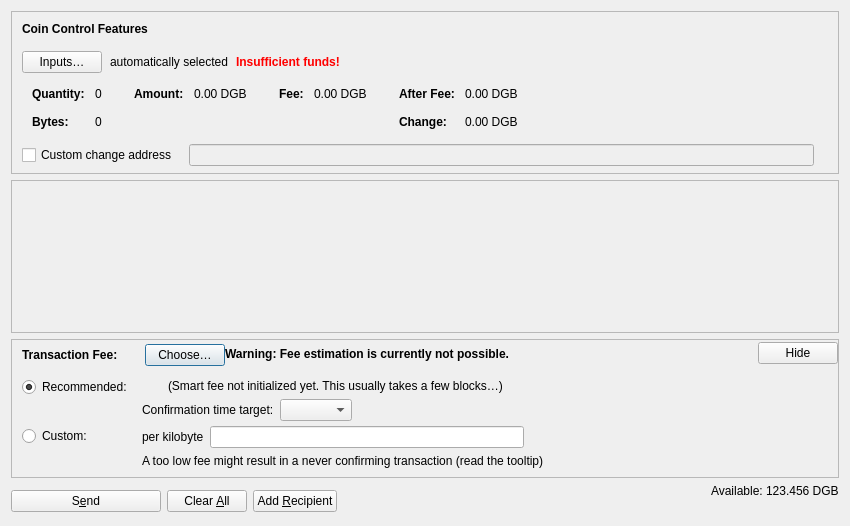
<?xml version="1.0" encoding="UTF-8"?>
<ui version="4.0">
 <class>SendCoinsDialog</class>
 <widget class="QDialog" name="SendCoinsDialog">
  <property name="geometry">
   <rect>
    <x>0</x>
    <y>0</y>
    <width>850</width>
    <height>526</height>
   </rect>
  </property>
  <property name="windowTitle">
   <string>Send Coins</string>
  </property>
  <layout class="QVBoxLayout" name="verticalLayout" stretch="0,1,0,0">
   <property name="bottomMargin">
    <number>8</number>
   </property>
   <item>
    <widget class="QFrame" name="frameCoinControl">
     <property name="sizePolicy">
      <sizepolicy hsizetype="Expanding" vsizetype="Expanding">
       <horstretch>0</horstretch>
       <verstretch>0</verstretch>
      </sizepolicy>
     </property>
     <property name="maximumSize">
      <size>
       <width>16777215</width>
       <height>16777215</height>
      </size>
     </property>
     <property name="frameShape">
      <enum>QFrame::StyledPanel</enum>
     </property>
     <property name="frameShadow">
      <enum>QFrame::Sunken</enum>
     </property>
     <layout class="QVBoxLayout" name="verticalLayoutCoinControl2">
      <property name="spacing">
       <number>0</number>
      </property>
      <property name="leftMargin">
       <number>0</number>
      </property>
      <property name="topMargin">
       <number>0</number>
      </property>
      <property name="rightMargin">
       <number>0</number>
      </property>
      <property name="bottomMargin">
       <number>6</number>
      </property>
      <item>
       <layout class="QVBoxLayout" name="verticalLayoutCoinControl" stretch="0,0,0,0,1">
        <property name="spacing">
         <number>0</number>
        </property>
        <property name="leftMargin">
         <number>10</number>
        </property>
        <property name="topMargin">
         <number>10</number>
        </property>
        <item>
         <layout class="QHBoxLayout" name="horizontalLayoutCoinControl1">
          <property name="bottomMargin">
           <number>15</number>
          </property>
          <item>
           <widget class="QLabel" name="labelCoinControlFeatures">
            <property name="sizePolicy">
             <sizepolicy hsizetype="Preferred" vsizetype="Maximum">
              <horstretch>0</horstretch>
              <verstretch>0</verstretch>
             </sizepolicy>
            </property>
            <property name="font">
             <font>
              <weight>75</weight>
              <bold>true</bold>
             </font>
            </property>
            <property name="styleSheet">
             <string notr="true">font-weight:bold;</string>
            </property>
            <property name="text">
             <string>Coin Control Features</string>
            </property>
           </widget>
          </item>
         </layout>
        </item>
        <item>
         <layout class="QHBoxLayout" name="horizontalLayoutCoinControl2" stretch="0,0,0,0">
          <property name="spacing">
           <number>8</number>
          </property>
          <property name="bottomMargin">
           <number>10</number>
          </property>
          <item>
           <widget class="QPushButton" name="pushButtonCoinControl">
            <property name="styleSheet">
             <string notr="true"/>
            </property>
            <property name="text">
             <string>Inputs…</string>
            </property>
            <property name="autoDefault">
             <bool>false</bool>
            </property>
           </widget>
          </item>
          <item>
           <widget class="QLabel" name="labelCoinControlAutomaticallySelected">
            <property name="text">
             <string>automatically selected</string>
            </property>
            <property name="margin">
             <number>5</number>
            </property>
           </widget>
          </item>
          <item>
           <widget class="QLabel" name="labelCoinControlInsuffFunds">
            <property name="font">
             <font>
              <weight>75</weight>
              <bold>true</bold>
             </font>
            </property>
            <property name="styleSheet">
             <string notr="true">color:red;font-weight:bold;</string>
            </property>
            <property name="text">
             <string>Insufficient funds!</string>
            </property>
            <property name="margin">
             <number>5</number>
            </property>
           </widget>
          </item>
          <item>
           <spacer name="horizontalSpacerCoinControl">
            <property name="orientation">
             <enum>Qt::Horizontal</enum>
            </property>
            <property name="sizeHint" stdset="0">
             <size>
              <width>40</width>
              <height>1</height>
             </size>
            </property>
           </spacer>
          </item>
         </layout>
        </item>
        <item>
         <widget class="QWidget" name="widgetCoinControl" native="true">
          <property name="sizePolicy">
           <sizepolicy hsizetype="Preferred" vsizetype="Preferred">
            <horstretch>0</horstretch>
            <verstretch>0</verstretch>
           </sizepolicy>
          </property>
          <property name="minimumSize">
           <size>
            <width>0</width>
            <height>0</height>
           </size>
          </property>
          <property name="styleSheet">
           <string notr="true"/>
          </property>
          <layout class="QHBoxLayout" name="horizontalLayoutCoinControl5">
           <property name="leftMargin">
            <number>0</number>
           </property>
           <property name="topMargin">
            <number>0</number>
           </property>
           <property name="rightMargin">
            <number>0</number>
           </property>
           <property name="bottomMargin">
            <number>0</number>
           </property>
           <item>
            <layout class="QHBoxLayout" name="horizontalLayoutCoinControl3" stretch="0,0,0,1">
             <property name="spacing">
              <number>20</number>
             </property>
             <property name="topMargin">
              <number>0</number>
             </property>
             <property name="bottomMargin">
              <number>10</number>
             </property>
             <item>
              <layout class="QFormLayout" name="formLayoutCoinControl1">
               <property name="labelAlignment">
                <set>Qt::AlignLeft|Qt::AlignVCenter</set>
               </property>
               <property name="horizontalSpacing">
                <number>10</number>
               </property>
               <property name="verticalSpacing">
                <number>14</number>
               </property>
               <property name="leftMargin">
                <number>10</number>
               </property>
               <property name="topMargin">
                <number>4</number>
               </property>
               <property name="rightMargin">
                <number>6</number>
               </property>
               <item row="0" column="0">
                <widget class="QLabel" name="labelCoinControlQuantityText">
                 <property name="font">
                  <font>
                   <weight>75</weight>
                   <bold>true</bold>
                  </font>
                 </property>
                 <property name="text">
                  <string>Quantity:</string>
                 </property>
                 <property name="margin">
                  <number>0</number>
                 </property>
                </widget>
               </item>
               <item row="0" column="1">
                <widget class="QLabel" name="labelCoinControlQuantity">
                 <property name="cursor">
                  <cursorShape>IBeamCursor</cursorShape>
                 </property>
                 <property name="contextMenuPolicy">
                  <enum>Qt::ActionsContextMenu</enum>
                 </property>
                 <property name="text">
                  <string notr="true">0</string>
                 </property>
                 <property name="margin">
                  <number>0</number>
                 </property>
                 <property name="textInteractionFlags">
                  <set>Qt::LinksAccessibleByMouse|Qt::TextSelectableByKeyboard|Qt::TextSelectableByMouse</set>
                 </property>
                </widget>
               </item>
               <item row="1" column="0">
                <widget class="QLabel" name="labelCoinControlBytesText">
                 <property name="font">
                  <font>
                   <weight>75</weight>
                   <bold>true</bold>
                  </font>
                 </property>
                 <property name="text">
                  <string>Bytes:</string>
                 </property>
                </widget>
               </item>
               <item row="1" column="1">
                <widget class="QLabel" name="labelCoinControlBytes">
                 <property name="cursor">
                  <cursorShape>IBeamCursor</cursorShape>
                 </property>
                 <property name="contextMenuPolicy">
                  <enum>Qt::ActionsContextMenu</enum>
                 </property>
                 <property name="text">
                  <string notr="true">0</string>
                 </property>
                 <property name="textInteractionFlags">
                  <set>Qt::LinksAccessibleByMouse|Qt::TextSelectableByKeyboard|Qt::TextSelectableByMouse</set>
                 </property>
                </widget>
               </item>
              </layout>
             </item>
             <item>
              <layout class="QFormLayout" name="formLayoutCoinControl2">
               <property name="horizontalSpacing">
                <number>10</number>
               </property>
               <property name="verticalSpacing">
                <number>14</number>
               </property>
               <property name="leftMargin">
                <number>6</number>
               </property>
               <property name="topMargin">
                <number>4</number>
               </property>
               <property name="rightMargin">
                <number>6</number>
               </property>
               <item row="0" column="0">
                <widget class="QLabel" name="labelCoinControlAmountText">
                 <property name="font">
                  <font>
                   <weight>75</weight>
                   <bold>true</bold>
                  </font>
                 </property>
                 <property name="text">
                  <string>Amount:</string>
                 </property>
                 <property name="margin">
                  <number>0</number>
                 </property>
                </widget>
               </item>
               <item row="0" column="1">
                <widget class="QLabel" name="labelCoinControlAmount">
                 <property name="cursor">
                  <cursorShape>IBeamCursor</cursorShape>
                 </property>
                 <property name="contextMenuPolicy">
                  <enum>Qt::ActionsContextMenu</enum>
                 </property>
                 <property name="text">
                  <string notr="true">0.00 DGB</string>
                 </property>
                 <property name="textInteractionFlags">
                  <set>Qt::LinksAccessibleByMouse|Qt::TextSelectableByKeyboard|Qt::TextSelectableByMouse</set>
                 </property>
                </widget>
               </item>
              </layout>
             </item>
             <item>
              <layout class="QFormLayout" name="formLayoutCoinControl3">
               <property name="horizontalSpacing">
                <number>10</number>
               </property>
               <property name="verticalSpacing">
                <number>14</number>
               </property>
               <property name="leftMargin">
                <number>6</number>
               </property>
               <property name="topMargin">
                <number>4</number>
               </property>
               <property name="rightMargin">
                <number>6</number>
               </property>
               <item row="0" column="0">
                <widget class="QLabel" name="labelCoinControlFeeText">
                 <property name="font">
                  <font>
                   <weight>75</weight>
                   <bold>true</bold>
                  </font>
                 </property>
                 <property name="text">
                  <string>Fee:</string>
                 </property>
                 <property name="margin">
                  <number>0</number>
                 </property>
                </widget>
               </item>
               <item row="0" column="1">
                <widget class="QLabel" name="labelCoinControlFee">
                 <property name="cursor">
                  <cursorShape>IBeamCursor</cursorShape>
                 </property>
                 <property name="contextMenuPolicy">
                  <enum>Qt::ActionsContextMenu</enum>
                 </property>
                 <property name="text">
                  <string notr="true">0.00 DGB</string>
                 </property>
                 <property name="textInteractionFlags">
                  <set>Qt::LinksAccessibleByMouse|Qt::TextSelectableByKeyboard|Qt::TextSelectableByMouse</set>
                 </property>
                </widget>
               </item>
              </layout>
             </item>
             <item>
              <layout class="QFormLayout" name="formLayoutCoinControl4">
               <property name="labelAlignment">
                <set>Qt::AlignLeft|Qt::AlignVCenter</set>
               </property>
               <property name="horizontalSpacing">
                <number>10</number>
               </property>
               <property name="verticalSpacing">
                <number>14</number>
               </property>
               <property name="leftMargin">
                <number>6</number>
               </property>
               <property name="topMargin">
                <number>4</number>
               </property>
               <property name="rightMargin">
                <number>6</number>
               </property>
               <item row="0" column="0">
                <widget class="QLabel" name="labelCoinControlAfterFeeText">
                 <property name="font">
                  <font>
                   <weight>75</weight>
                   <bold>true</bold>
                  </font>
                 </property>
                 <property name="text">
                  <string>After Fee:</string>
                 </property>
                 <property name="margin">
                  <number>0</number>
                 </property>
                </widget>
               </item>
               <item row="0" column="1">
                <widget class="QLabel" name="labelCoinControlAfterFee">
                 <property name="cursor">
                  <cursorShape>IBeamCursor</cursorShape>
                 </property>
                 <property name="contextMenuPolicy">
                  <enum>Qt::ActionsContextMenu</enum>
                 </property>
                 <property name="text">
                  <string notr="true">0.00 DGB</string>
                 </property>
                 <property name="textInteractionFlags">
                  <set>Qt::LinksAccessibleByMouse|Qt::TextSelectableByKeyboard|Qt::TextSelectableByMouse</set>
                 </property>
                </widget>
               </item>
               <item row="1" column="0">
                <widget class="QLabel" name="labelCoinControlChangeText">
                 <property name="font">
                  <font>
                   <weight>75</weight>
                   <bold>true</bold>
                  </font>
                 </property>
                 <property name="text">
                  <string>Change:</string>
                 </property>
                </widget>
               </item>
               <item row="1" column="1">
                <widget class="QLabel" name="labelCoinControlChange">
                 <property name="cursor">
                  <cursorShape>IBeamCursor</cursorShape>
                 </property>
                 <property name="contextMenuPolicy">
                  <enum>Qt::ActionsContextMenu</enum>
                 </property>
                 <property name="text">
                  <string notr="true">0.00 DGB</string>
                 </property>
                 <property name="textInteractionFlags">
                  <set>Qt::LinksAccessibleByMouse|Qt::TextSelectableByKeyboard|Qt::TextSelectableByMouse</set>
                 </property>
                </widget>
               </item>
              </layout>
             </item>
            </layout>
           </item>
          </layout>
         </widget>
        </item>
        <item>
         <layout class="QHBoxLayout" name="horizontalLayoutCoinControl4" stretch="0,0,0">
          <property name="spacing">
           <number>12</number>
          </property>
          <property name="sizeConstraint">
           <enum>QLayout::SetDefaultConstraint</enum>
          </property>
          <property name="topMargin">
           <number>5</number>
          </property>
          <property name="rightMargin">
           <number>5</number>
          </property>
          <item>
           <widget class="QCheckBox" name="checkBoxCoinControlChange">
            <property name="toolTip">
             <string>If this is activated, but the change address is empty or invalid, change will be sent to a newly generated address.</string>
            </property>
            <property name="text">
             <string>Custom change address</string>
            </property>
           </widget>
          </item>
          <item>
           <widget class="QValidatedLineEdit" name="lineEditCoinControlChange">
            <property name="enabled">
             <bool>false</bool>
            </property>
            <property name="sizePolicy">
             <sizepolicy hsizetype="Expanding" vsizetype="Fixed">
              <horstretch>0</horstretch>
              <verstretch>0</verstretch>
             </sizepolicy>
            </property>
           </widget>
          </item>
          <item>
           <widget class="QLabel" name="labelCoinControlChangeLabel">
            <property name="sizePolicy">
             <sizepolicy hsizetype="Preferred" vsizetype="Expanding">
              <horstretch>0</horstretch>
              <verstretch>0</verstretch>
             </sizepolicy>
            </property>
            <property name="minimumSize">
             <size>
              <width>0</width>
              <height>0</height>
             </size>
            </property>
            <property name="text">
             <string/>
            </property>
            <property name="margin">
             <number>3</number>
            </property>
           </widget>
          </item>
         </layout>
        </item>
        <item>
         <spacer name="verticalSpacerCoinControl">
          <property name="orientation">
           <enum>Qt::Vertical</enum>
          </property>
          <property name="sizeHint" stdset="0">
           <size>
            <width>800</width>
            <height>1</height>
           </size>
          </property>
         </spacer>
        </item>
       </layout>
      </item>
     </layout>
    </widget>
   </item>
   <item>
    <widget class="QScrollArea" name="scrollArea">
     <property name="widgetResizable">
      <bool>true</bool>
     </property>
     <widget class="QWidget" name="scrollAreaWidgetContents">
      <property name="geometry">
       <rect>
        <x>0</x>
        <y>0</y>
        <width>830</width>
        <height>104</height>
       </rect>
      </property>
      <layout class="QVBoxLayout" name="verticalLayout_2" stretch="0,1">
       <property name="leftMargin">
        <number>0</number>
       </property>
       <property name="topMargin">
        <number>0</number>
       </property>
       <property name="rightMargin">
        <number>0</number>
       </property>
       <property name="bottomMargin">
        <number>0</number>
       </property>
       <item>
        <layout class="QVBoxLayout" name="entries">
         <property name="spacing">
          <number>6</number>
         </property>
        </layout>
       </item>
       <item>
        <spacer name="verticalSpacer">
         <property name="orientation">
          <enum>Qt::Vertical</enum>
         </property>
         <property name="sizeHint" stdset="0">
          <size>
           <width>20</width>
           <height>40</height>
          </size>
         </property>
        </spacer>
       </item>
      </layout>
     </widget>
    </widget>
   </item>
   <item>
    <widget class="QFrame" name="frameFee">
     <property name="sizePolicy">
      <sizepolicy hsizetype="Expanding" vsizetype="Expanding">
       <horstretch>0</horstretch>
       <verstretch>0</verstretch>
      </sizepolicy>
     </property>
     <property name="maximumSize">
      <size>
       <width>16777215</width>
       <height>16777215</height>
      </size>
     </property>
     <property name="frameShape">
      <enum>QFrame::StyledPanel</enum>
     </property>
     <property name="frameShadow">
      <enum>QFrame::Sunken</enum>
     </property>
     <layout class="QVBoxLayout" name="verticalLayoutFee1">
      <property name="spacing">
       <number>0</number>
      </property>
      <property name="leftMargin">
       <number>0</number>
      </property>
      <property name="topMargin">
       <number>0</number>
      </property>
      <property name="rightMargin">
       <number>0</number>
      </property>
      <property name="bottomMargin">
       <number>0</number>
      </property>
      <item>
       <layout class="QVBoxLayout" name="verticalLayoutFee2" stretch="0,0,0">
        <property name="spacing">
         <number>0</number>
        </property>
        <property name="leftMargin">
         <number>10</number>
        </property>
        <property name="topMargin">
         <number>0</number>
        </property>
        <item>
         <layout class="QHBoxLayout" name="horizontalLayoutFee1">
          <property name="bottomMargin">
           <number>0</number>
          </property>
          <item>
           <layout class="QVBoxLayout" name="verticalLayoutFee7">
            <property name="spacing">
             <number>0</number>
            </property>
            <item>
             <spacer name="verticalSpacerSmartFee">
              <property name="orientation">
               <enum>Qt::Vertical</enum>
              </property>
              <property name="sizeType">
               <enum>QSizePolicy::Fixed</enum>
              </property>
              <property name="sizeHint" stdset="0">
               <size>
                <width>1</width>
                <height>4</height>
               </size>
              </property>
             </spacer>
            </item>
            <item>
             <layout class="QHBoxLayout" name="horizontalLayoutSmartFee">
              <property name="spacing">
               <number>10</number>
              </property>
              <item>
               <widget class="QLabel" name="labelFeeHeadline">
                <property name="sizePolicy">
                 <sizepolicy hsizetype="Preferred" vsizetype="Maximum">
                  <horstretch>0</horstretch>
                  <verstretch>0</verstretch>
                 </sizepolicy>
                </property>
                <property name="font">
                 <font>
                  <weight>75</weight>
                  <bold>true</bold>
                 </font>
                </property>
                <property name="styleSheet">
                 <string notr="true">font-weight:bold;</string>
                </property>
                <property name="text">
                 <string>Transaction Fee:</string>
                </property>
               </widget>
              </item>
              <item>
               <widget class="QLabel" name="labelFeeMinimized">
                <property name="text">
                 <string/>
                </property>
               </widget>
              </item>
              <item>
               <widget class="QPushButton" name="buttonChooseFee">
                <property name="text">
                 <string>Choose…</string>
                </property>
               </widget>
              </item>
             </layout>
            </item>
            <item>
             <spacer name="verticalSpacer_5">
              <property name="orientation">
               <enum>Qt::Vertical</enum>
              </property>
              <property name="sizeHint" stdset="0">
               <size>
                <width>1</width>
                <height>1</height>
               </size>
              </property>
             </spacer>
            </item>
           </layout>
          </item>
          <item>
           <widget class="QLabel" name="fallbackFeeWarningLabel">
            <property name="toolTip">
             <string>Using the fallbackfee can result in sending a transaction that will take several hours or days (or never) to confirm. Consider choosing your fee manually or wait until you have validated the complete chain.</string>
            </property>
            <property name="font">
            <font>
                <weight>75</weight>
                <bold>true</bold>
            </font>
            </property>
            <property name="text">
             <string>Warning: Fee estimation is currently not possible.</string>
            </property>
            <property name="wordWrap">
             <bool>false</bool>
            </property>
           </widget>
          </item>
          <item>
           <spacer name="horizontalSpacer_4">
            <property name="orientation">
             <enum>Qt::Horizontal</enum>
            </property>
            <property name="sizeType">
             <enum>QSizePolicy::MinimumExpanding</enum>
            </property>
            <property name="sizeHint" stdset="0">
             <size>
              <width>40</width>
              <height>20</height>
             </size>
            </property>
           </spacer>
          </item>
          <item>
           <widget class="QPushButton" name="buttonMinimizeFee">
            <property name="toolTip">
             <string>Hide transaction fee settings</string>
            </property>
            <property name="text">
             <string>Hide</string>
            </property>
           </widget>
          </item>
         </layout>
        </item>
        <item>
         <widget class="QFrame" name="frameFeeSelection">
          <layout class="QVBoxLayout" name="verticalLayoutFee12">
           <property name="spacing">
            <number>0</number>
           </property>
           <property name="leftMargin">
            <number>0</number>
           </property>
           <property name="topMargin">
            <number>0</number>
           </property>
           <property name="rightMargin">
            <number>0</number>
           </property>
           <property name="bottomMargin">
            <number>0</number>
           </property>
           <item>
            <layout class="QGridLayout" name="gridLayoutFee">
             <property name="topMargin">
              <number>10</number>
             </property>
             <property name="bottomMargin">
              <number>4</number>
             </property>
             <property name="horizontalSpacing">
              <number>10</number>
             </property>
             <property name="verticalSpacing">
              <number>4</number>
             </property>
             <item row="1" column="1">
              <layout class="QVBoxLayout" name="verticalLayoutFee8">
               <property name="spacing">
                <number>6</number>
               </property>
               <item>
                <layout class="QHBoxLayout" name="horizontalLayoutFee13">
                 <item>
                  <widget class="QLabel" name="labelCustomPerKilobyte">
                   <property name="toolTip">
                    <string>Specify a custom fee per kB (1,000 bytes) of the transaction's virtual size.

Note:  Since the fee is calculated on a per-byte basis, a fee rate of "100 satoshis per kvB" for a transaction size of 500 virtual bytes (half of 1 kvB) would ultimately yield a fee of only 50 satoshis.</string>
                   </property>
                   <property name="text">
                    <string>per kilobyte</string>
                   </property>
                  </widget>
                 </item>
                 <item>
                  <widget class="DigiByteAmountField" name="customFee"/>
                 </item>
                 <item>
                  <spacer name="horizontalSpacer_6">
                   <property name="orientation">
                    <enum>Qt::Horizontal</enum>
                   </property>
                   <property name="sizeHint" stdset="0">
                    <size>
                     <width>1</width>
                     <height>1</height>
                    </size>
                   </property>
                  </spacer>
                 </item>
                </layout>
               </item>
               <item>
                <layout class="QHBoxLayout" name="horizontalLayoutFee8">
                 <item>
                  <widget class="QLabel" name="labelCustomFeeWarning">
                   <property name="enabled">
                    <bool>true</bool>
                   </property>
                   <property name="toolTip">
                    <string>When there is less transaction volume than space in the blocks, miners as well as relaying nodes may enforce a minimum fee. Paying only this minimum fee is just fine, but be aware that this can result in a never confirming transaction once there is more demand for digibyte transactions than the network can process.</string>
                   </property>
                   <property name="text">
                    <string>A too low fee might result in a never confirming transaction (read the tooltip)</string>
                   </property>
                  </widget>
                 </item>
                 <item>
                  <spacer name="horizontalSpacer_2">
                   <property name="orientation">
                    <enum>Qt::Horizontal</enum>
                   </property>
                   <property name="sizeHint" stdset="0">
                    <size>
                     <width>1</width>
                     <height>1</height>
                    </size>
                   </property>
                  </spacer>
                 </item>
                </layout>
               </item>
              </layout>
             </item>
             <item row="0" column="0">
              <layout class="QVBoxLayout" name="verticalLayoutFee4" stretch="0,1">
               <item>
                <widget class="QRadioButton" name="radioSmartFee">
                 <property name="text">
                  <string>Recommended:</string>
                 </property>
                 <property name="checked">
                  <bool>true</bool>
                 </property>
                 <attribute name="buttonGroup">
                  <string notr="true">groupFee</string>
                 </attribute>
                </widget>
               </item>
               <item>
                <spacer name="verticalSpacer_2">
                 <property name="orientation">
                  <enum>Qt::Vertical</enum>
                 </property>
                 <property name="sizeHint" stdset="0">
                  <size>
                   <width>1</width>
                   <height>1</height>
                  </size>
                 </property>
                </spacer>
               </item>
              </layout>
             </item>
             <item row="1" column="0">
              <layout class="QVBoxLayout" name="verticalLayoutFee9" stretch="0,1">
               <item>
                <widget class="QRadioButton" name="radioCustomFee">
                 <property name="text">
                  <string>Custom:</string>
                 </property>
                 <attribute name="buttonGroup">
                  <string notr="true">groupFee</string>
                 </attribute>
                </widget>
               </item>
               <item>
                <spacer name="verticalSpacer_6">
                 <property name="orientation">
                  <enum>Qt::Vertical</enum>
                 </property>
                 <property name="sizeHint" stdset="0">
                  <size>
                   <width>1</width>
                   <height>1</height>
                  </size>
                 </property>
                </spacer>
               </item>
              </layout>
             </item>
             <item row="0" column="1">
              <layout class="QVBoxLayout" name="verticalLayoutFee3" stretch="0,0,1">
               <property name="spacing">
                <number>6</number>
               </property>
               <property name="topMargin">
                <number>2</number>
               </property>
               <item>
                <layout class="QHBoxLayout" name="horizontalLayoutFee12">
                 <item>
                  <widget class="QLabel" name="labelSmartFee">
                   <property name="text">
                    <string/>
                   </property>
                  </widget>
                 </item>
                 <item>
                  <widget class="QLabel" name="labelFeeEstimation">
                   <property name="text">
                    <string/>
                   </property>
                  </widget>
                 </item>
                 <item>
                  <widget class="QLabel" name="labelSmartFee2">
                   <property name="text">
                    <string>(Smart fee not initialized yet. This usually takes a few blocks…)</string>
                   </property>
                  </widget>
                 </item>
                 <item>
                  <spacer name="horizontalSpacer_5">
                   <property name="orientation">
                    <enum>Qt::Horizontal</enum>
                   </property>
                   <property name="sizeHint" stdset="0">
                    <size>
                     <width>1</width>
                     <height>1</height>
                    </size>
                   </property>
                  </spacer>
                 </item>
                </layout>
               </item>
               <item>
                <layout class="QHBoxLayout" name="horizontalLayoutFee9">
                 <item>
                  <layout class="QVBoxLayout" name="verticalLayoutFee6">
                   <item>
                    <widget class="QLabel" name="labelSmartFee3">
                     <property name="text">
                      <string>Confirmation time target:</string>
                     </property>
                    </widget>
                   </item>
                  </layout>
                 </item>
                 <item>
                  <layout class="QVBoxLayout" name="verticalLayoutFee5">
                   <property name="rightMargin">
                    <number>30</number>
                   </property>
                   <item>
                    <layout class="QHBoxLayout" name="horizontalLayoutConfTarget">
                     <property name="bottomMargin">
                      <number>0</number>
                     </property>
                     <item>
                      <widget class="QComboBox" name="confTargetSelector"/>
                     </item>
                     <item>
                      <spacer name="horizontalSpacerConfTarget">
                       <property name="orientation">
                        <enum>Qt::Horizontal</enum>
                       </property>
                       <property name="sizeHint" stdset="0">
                        <size>
                         <width>40</width>
                         <height>20</height>
                        </size>
                       </property>
                      </spacer>
                     </item>
                    </layout>
                   </item>
                  </layout>
                 </item>
                </layout>
               </item>
               <item>
                <spacer name="verticalSpacer_4">
                 <property name="orientation">
                  <enum>Qt::Vertical</enum>
                 </property>
                 <property name="sizeHint" stdset="0">
                  <size>
                   <width>1</width>
                   <height>1</height>
                  </size>
                 </property>
                </spacer>
               </item>
              </layout>
             </item>
            </layout>
           </item>
          </layout>
         </widget>
        </item>
        <item>
         <spacer name="verticalSpacerFee">
          <property name="orientation">
           <enum>Qt::Vertical</enum>
          </property>
          <property name="sizeHint" stdset="0">
           <size>
            <width>40</width>
            <height>5</height>
           </size>
          </property>
         </spacer>
        </item>
       </layout>
      </item>
     </layout>
    </widget>
   </item>
   <item>
    <layout class="QHBoxLayout" name="horizontalLayout">
     <item>
      <widget class="QPushButton" name="sendButton">
       <property name="minimumSize">
        <size>
         <width>150</width>
         <height>0</height>
        </size>
       </property>
       <property name="toolTip">
        <string>Confirm the send action</string>
       </property>
       <property name="text">
        <string>S&amp;end</string>
       </property>
       <property name="icon">
        <iconset resource="../digibyte.qrc">
         <normaloff>:/icons/send</normaloff>:/icons/send</iconset>
       </property>
       <property name="autoDefault">
        <bool>false</bool>
       </property>
       <property name="default">
        <bool>false</bool>
       </property>
      </widget>
     </item>
     <item>
      <widget class="QPushButton" name="clearButton">
       <property name="sizePolicy">
        <sizepolicy hsizetype="Minimum" vsizetype="Fixed">
         <horstretch>0</horstretch>
         <verstretch>0</verstretch>
        </sizepolicy>
       </property>
       <property name="toolTip">
        <string>Clear all fields of the form.</string>
       </property>
       <property name="text">
        <string>Clear &amp;All</string>
       </property>
       <property name="icon">
        <iconset resource="../digibyte.qrc">
         <normaloff>:/icons/remove</normaloff>:/icons/remove</iconset>
       </property>
       <property name="autoDefault">
        <bool>false</bool>
       </property>
      </widget>
     </item>
     <item>
      <widget class="QPushButton" name="addButton">
       <property name="toolTip">
        <string>Send to multiple recipients at once</string>
       </property>
       <property name="text">
        <string>Add &amp;Recipient</string>
       </property>
       <property name="icon">
        <iconset resource="../digibyte.qrc">
         <normaloff>:/icons/add</normaloff>:/icons/add</iconset>
       </property>
       <property name="autoDefault">
        <bool>false</bool>
       </property>
      </widget>
     </item>
     <item>
      <spacer name="horizontalSpacer">
       <property name="orientation">
        <enum>Qt::Horizontal</enum>
       </property>
       <property name="sizeHint" stdset="0">
        <size>
         <width>40</width>
         <height>20</height>
        </size>
       </property>
      </spacer>
     </item>
     <item>
      <layout class="QVBoxLayout" name="verticalLayoutBalance">
       <item><layout class="QHBoxLayout" name="horizontalLayout_2">
       <property name="spacing">
        <number>3</number>
       </property>
       <item>
        <widget class="QLabel" name="labelBalanceName">
         <property name="sizePolicy">
          <sizepolicy hsizetype="Preferred" vsizetype="Fixed">
           <horstretch>0</horstretch>
           <verstretch>0</verstretch>
          </sizepolicy>
         </property>
         <property name="text">
          <string>Available:</string>
         </property>
        </widget>
       </item>
       <item>
        <widget class="QLabel" name="labelBalance">
         <property name="sizePolicy">
          <sizepolicy hsizetype="Preferred" vsizetype="Fixed">
           <horstretch>0</horstretch>
           <verstretch>0</verstretch>
          </sizepolicy>
         </property>
         <property name="cursor">
          <cursorShape>IBeamCursor</cursorShape>
         </property>
         <property name="text">
          <string notr="true">123.456 DGB</string>
         </property>
         <property name="textInteractionFlags">
          <set>Qt::LinksAccessibleByMouse|Qt::TextSelectableByKeyboard|Qt::TextSelectableByMouse</set>
         </property>
        </widget>
       </item>
      </layout></item>
       <item>
        <widget class="QLabel" name="labelBalanceDetails">
         <property name="text"><string/></property>
         <property name="alignment"><set>Qt::AlignRight|Qt::AlignVCenter</set></property>
         <property name="wordWrap"><bool>true</bool></property>
         <property name="toolTip"><string>Available DGB is shown before the transaction fee. Paymaster reserves cannot be selected for ordinary payments. DigiDollar collateral is shown separately on the DigiDollar page.</string></property>
        </widget>
       </item>
      </layout>
     </item>
    </layout>
   </item>
  </layout>
 </widget>
 <customwidgets>
  <customwidget>
   <class>QValidatedLineEdit</class>
   <extends>QLineEdit</extends>
   <header>qt/qvalidatedlineedit.h</header>
  </customwidget>
  <customwidget>
   <class>DigiByteAmountField</class>
   <extends>QLineEdit</extends>
   <header>qt/digibyteamountfield.h</header>
   <container>1</container>
  </customwidget>
 </customwidgets>
 <resources>
  <include location="../digibyte.qrc"/>
 </resources>
 <connections/>
 <buttongroups>
  <buttongroup name="groupFee"/>
 </buttongroups>
</ui>
